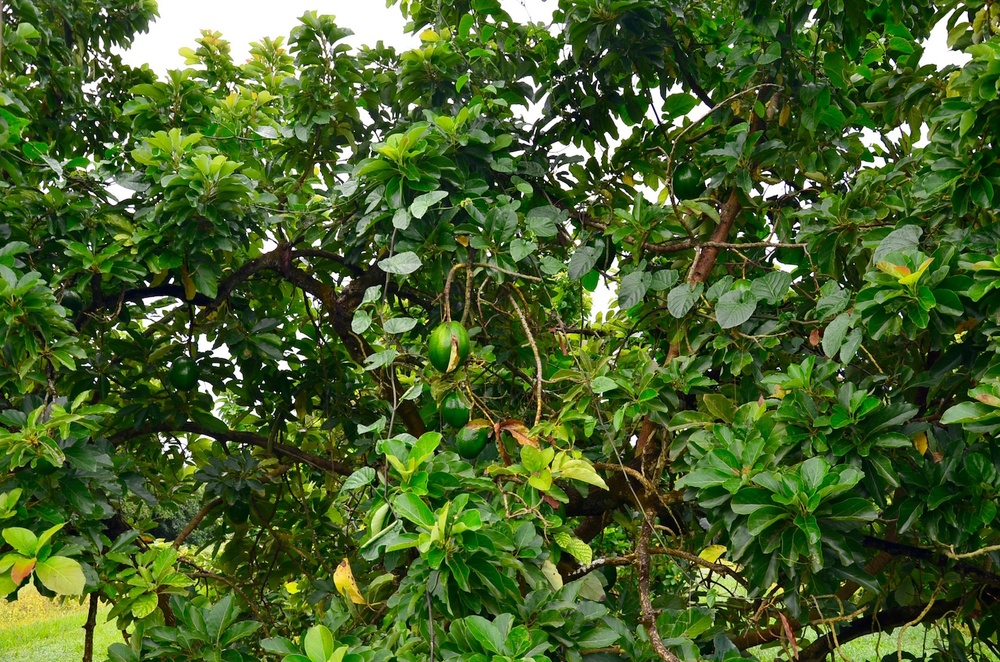
#> input picture Code/backend/fruitrecvision/detectors/hog-detector/data/images/TREC_Samples/Avocado.jpg, 1000 x 662 px, shrunk from 1440 x 954 before the run
$ python split-source-grayscale-images.py --input-image-path ../../../Code/backend/fruitrecvision/detectors/hog-detector/data/images/TREC_Samples --output-image-path out --output-image-width 100 --output-image-height 100
#> lines starting #> are read from the running program, lines starting #| are printed output that depends on the picture
import os
import cv2
import numpy as np
import argparse as ap

parser = ap.ArgumentParser()

parser.add_argument('-i', '--input-image-path', help='path to the source image folder', required=True)
parser.add_argument('-o', '--output-image-path', help='path to the cropped image folder', required=True)
parser.add_argument('-x', '--output-image-width', help='width of the cropped images', type=int, required=True)
parser.add_argument('-y', '--output-image-height', help='height of the cropped images', type=int, required=True)

args = vars(parser.parse_args())

input_image_path = args['input_image_path']
output_image_path = args['output_image_path']
output_image_width = args['output_image_width']
output_image_height = args['output_image_height']

count = 0

input_image_names = [name for name in os.listdir(input_image_path) if name.endswith('.jpg') or name.endswith('.jpeg')]

for image_name in input_image_names:
    input_image = cv2.imread(input_image_path + "/" + image_name, cv2.IMREAD_GRAYSCALE)
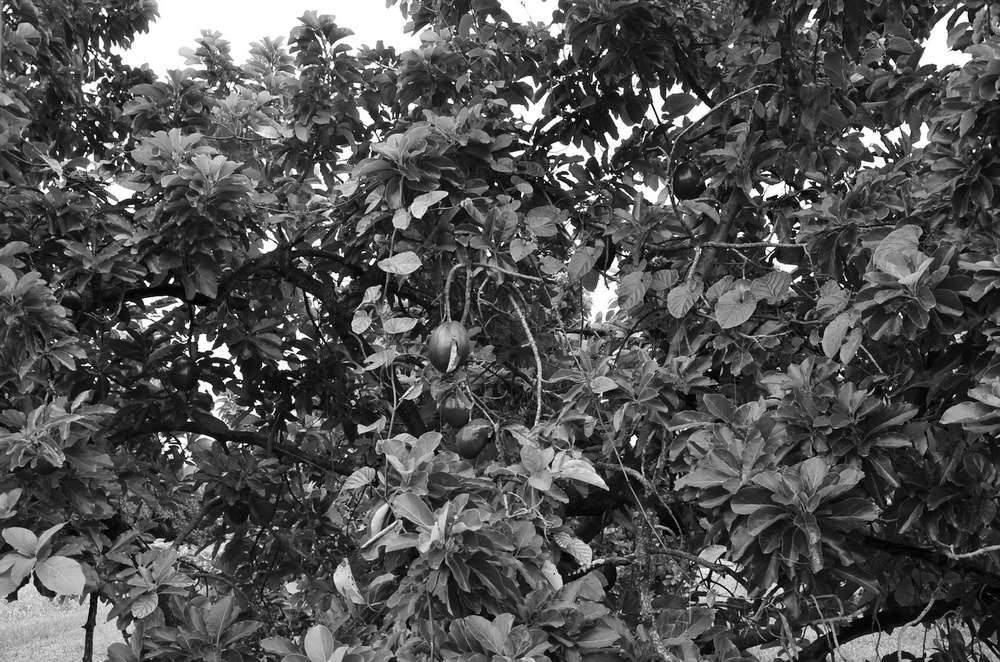
#> input_image: shape (662, 1000); min 0, max 255, mean 82.1

    img_shape = np.shape(input_image)
#> img_shape = (662, 1000)
    print (img_shape)
#| (662, 1000)

    y_range = range(img_shape[0])
    x_range = range(img_shape[1])

    y_steps = y_range[0:len(y_range):output_image_height]
    x_steps = x_range[0:len(x_range):output_image_width]

    for y in y_steps:
        for x in x_steps:
            y_range = range(y, y + output_image_height)
            x_range = range(x, x + output_image_width)

            rows = np.array(y_range, dtype=np.intp)
            cols = np.array(x_range, dtype=np.intp)

#> (the run stopped early here; a loop or call above may not have finished)

$ run again, on Code/backend/fruitrecvision/detectors/hog-detector/data/images/TREC_Samples/Corn.jpg
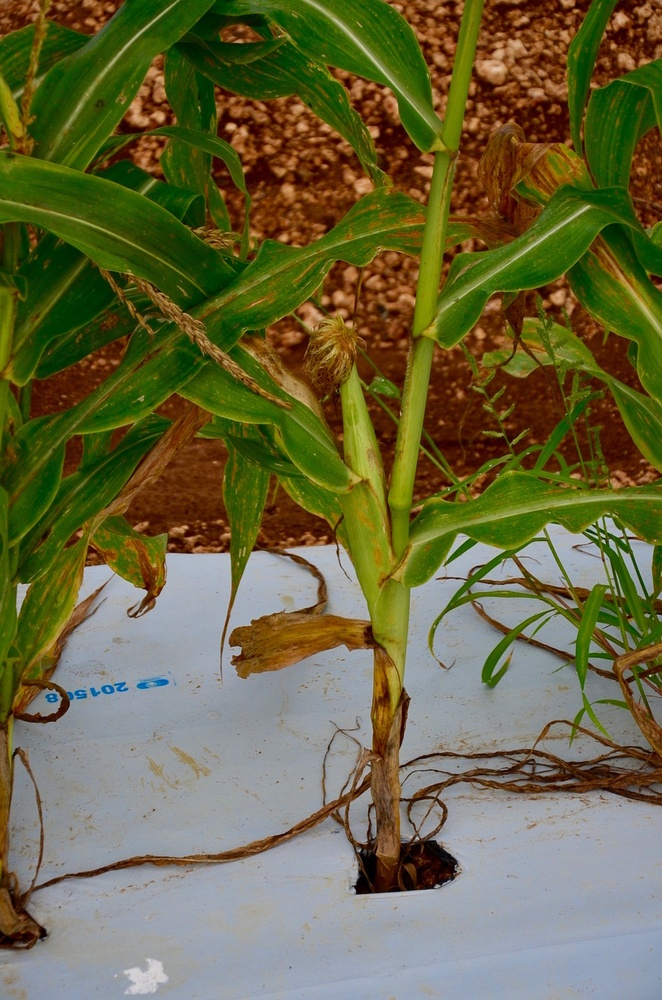
#> input picture Code/backend/fruitrecvision/detectors/hog-detector/data/images/TREC_Samples/Corn.jpg, 662 x 1000 px, shrunk from 954 x 1440 before the run
#| (1000, 662)

$ run again, on Code/backend/fruitrecvision/detectors/hog-detector/data/images/TREC_Samples/brown_sapote.jpg
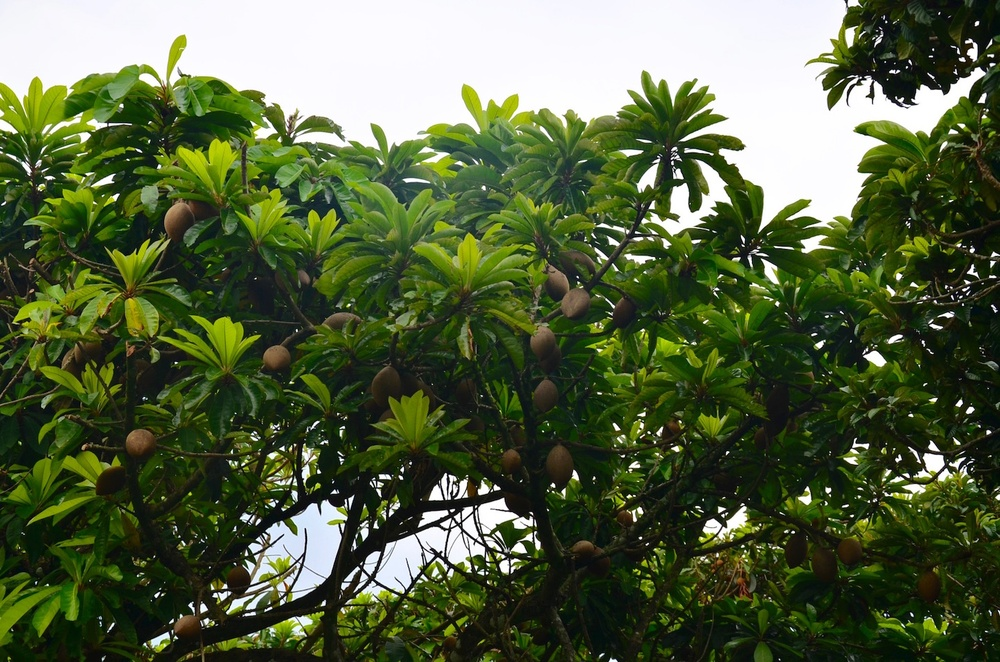
#> input picture Code/backend/fruitrecvision/detectors/hog-detector/data/images/TREC_Samples/brown_sapote.jpg, 1000 x 662 px, shrunk from 1440 x 954 before the run
#> `input_image = cv2.imread(input_image_path + "/" + image_name, cv2.IMRE..`:
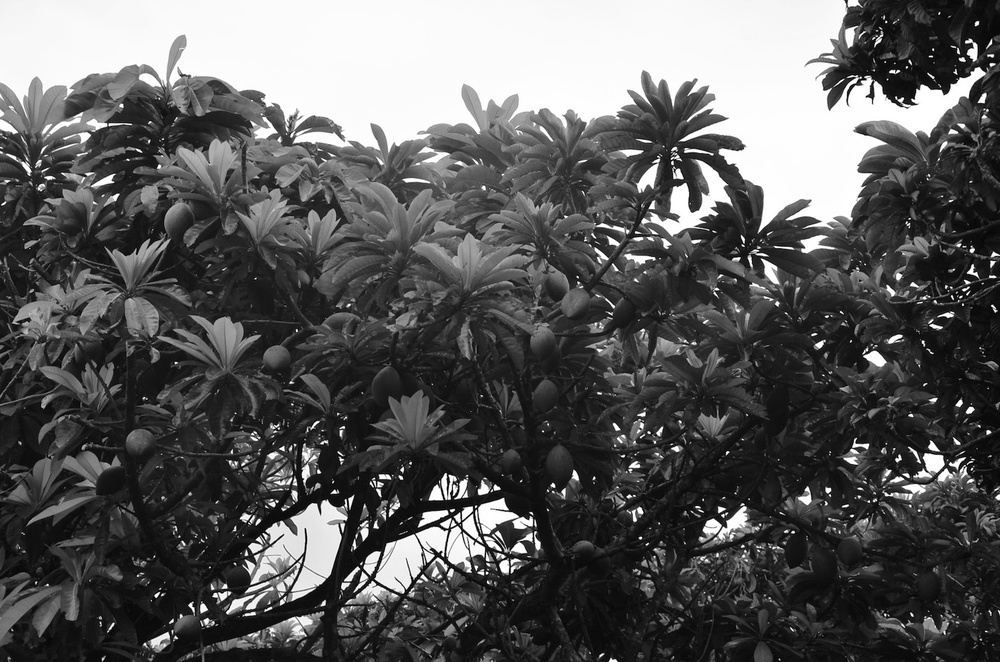
#> input_image: shape (662, 1000); min 0, max 255, mean 90.7
#| (662, 1000)

$ run again, on Code/backend/fruitrecvision/detectors/hog-detector/data/images/TREC_Samples/longan_hi.jpg
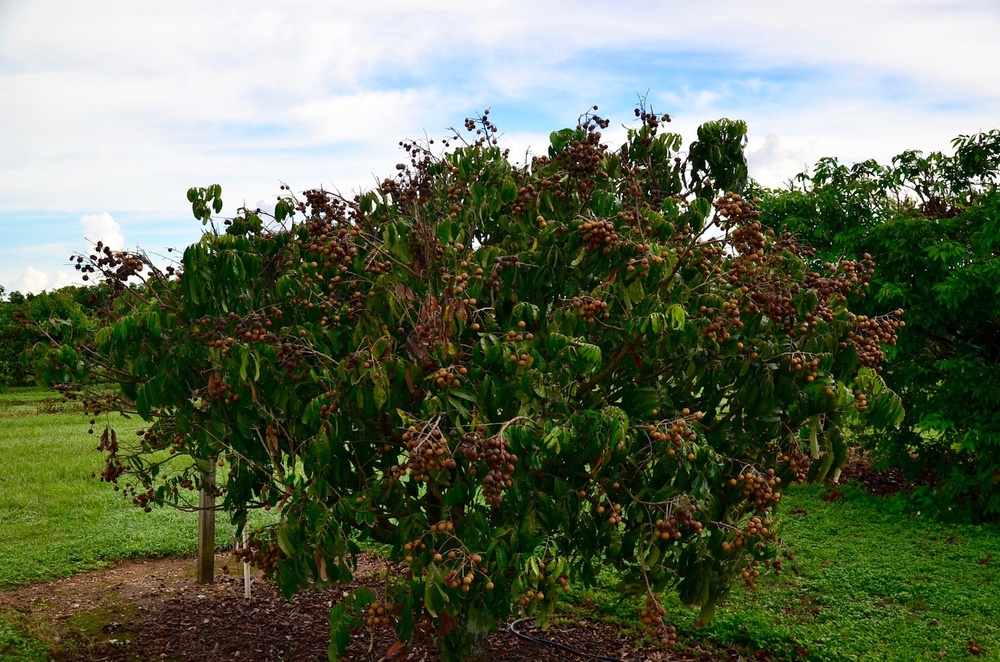
#> input picture Code/backend/fruitrecvision/detectors/hog-detector/data/images/TREC_Samples/longan_hi.jpg, 1000 x 662 px, shrunk from 1440 x 954 before the run
#> `input_image = cv2.imread(input_image_path + "/" + image_name, cv2.IMRE..`:
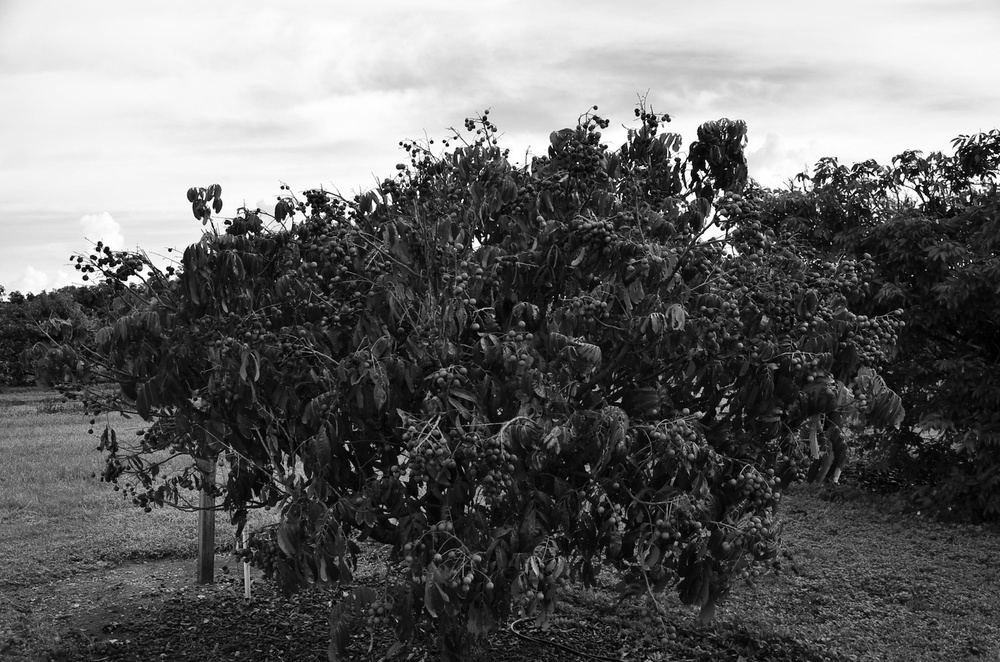
#> input_image: shape (662, 1000); min 0, max 255, mean 102.3
#| (662, 1000)
